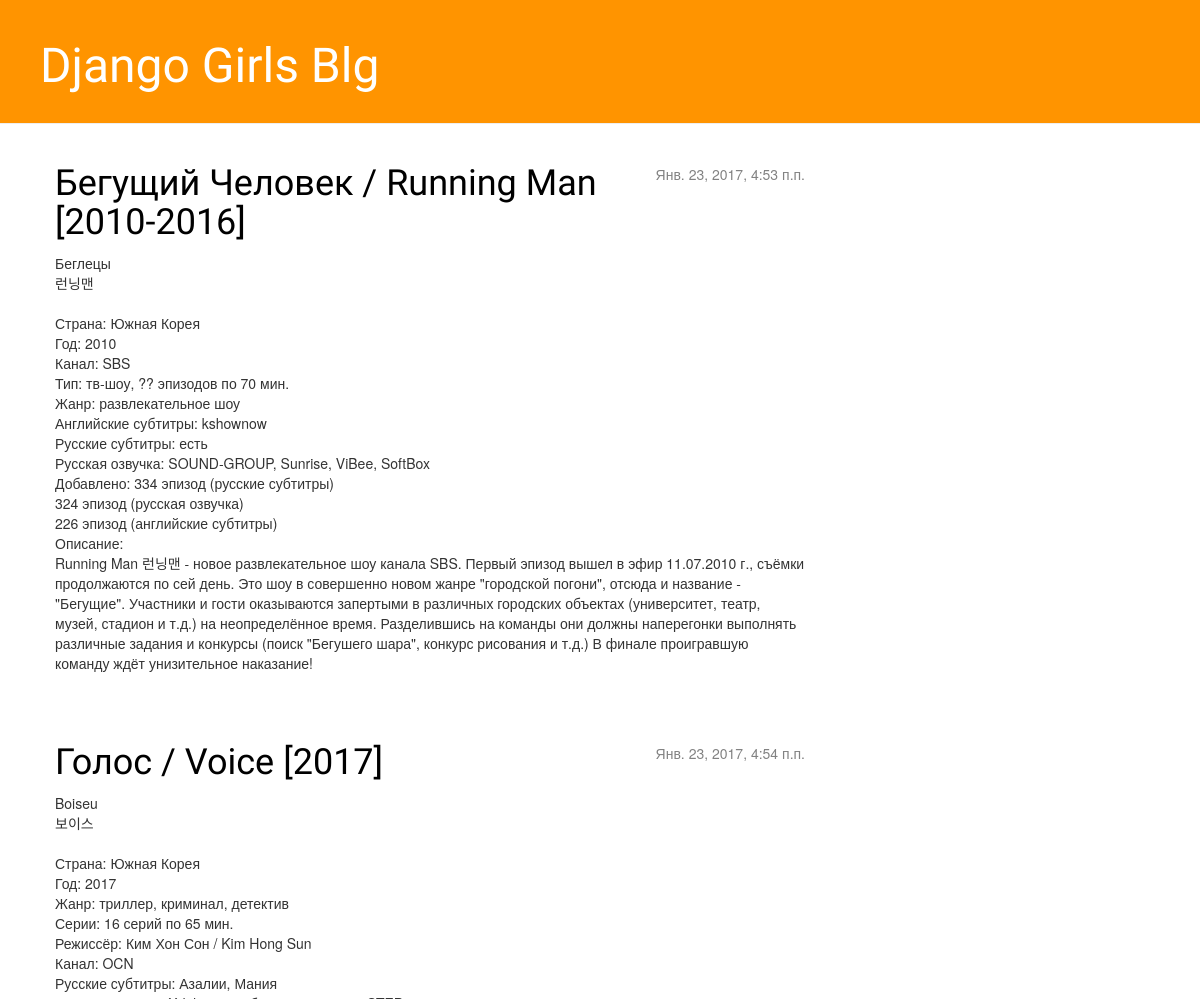
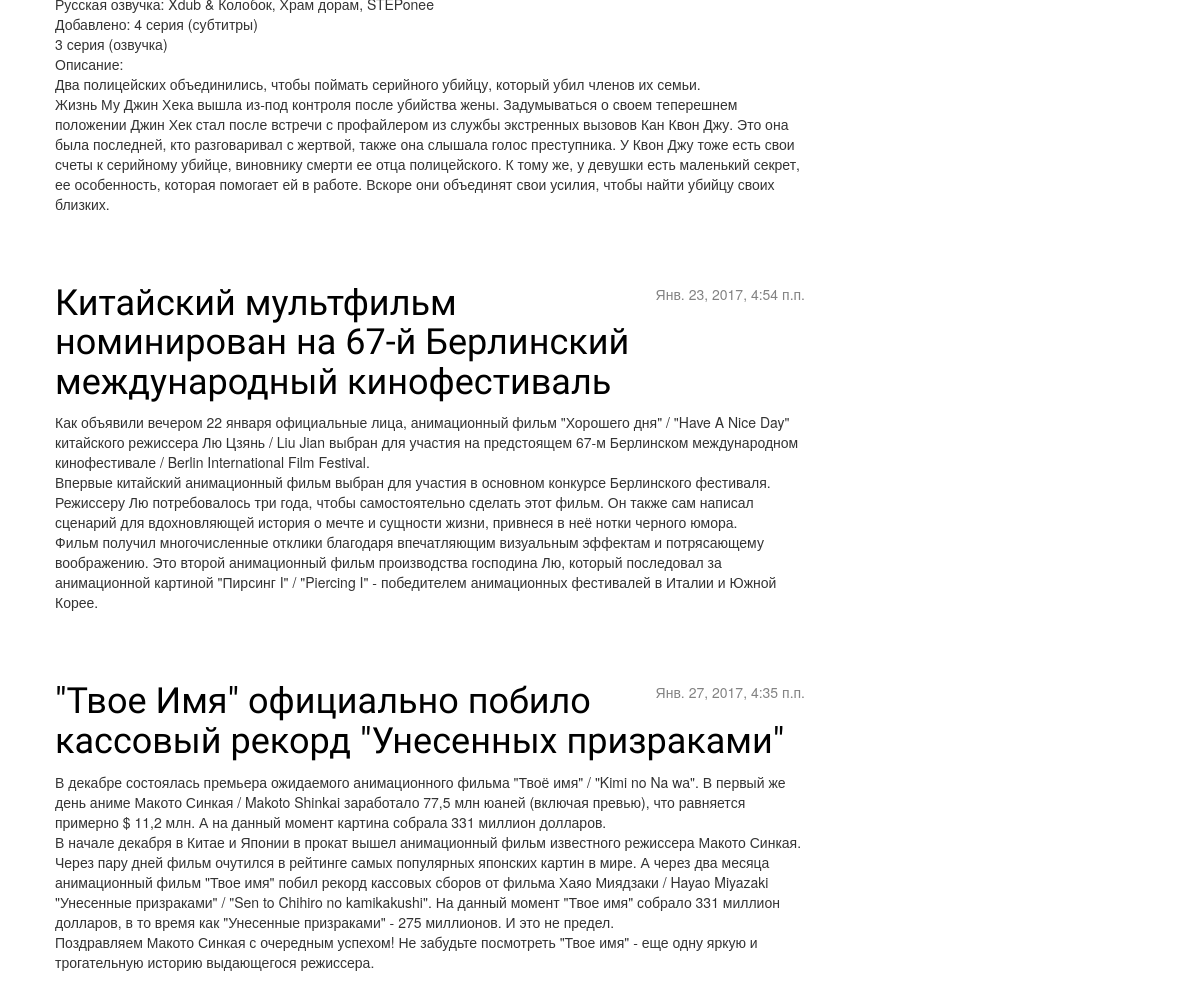
Before: / with the older database file (2 pictures, top to bottom).
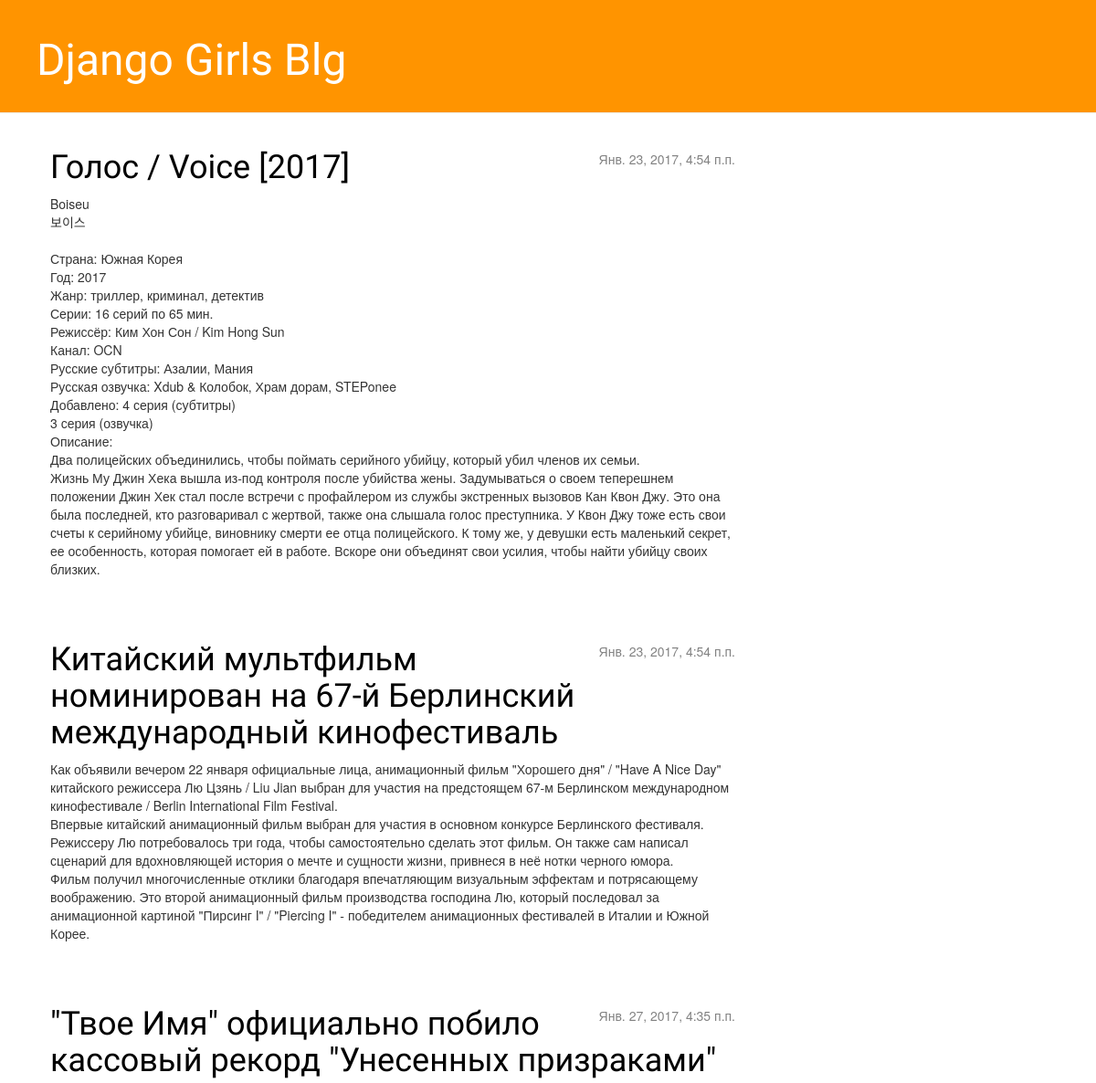
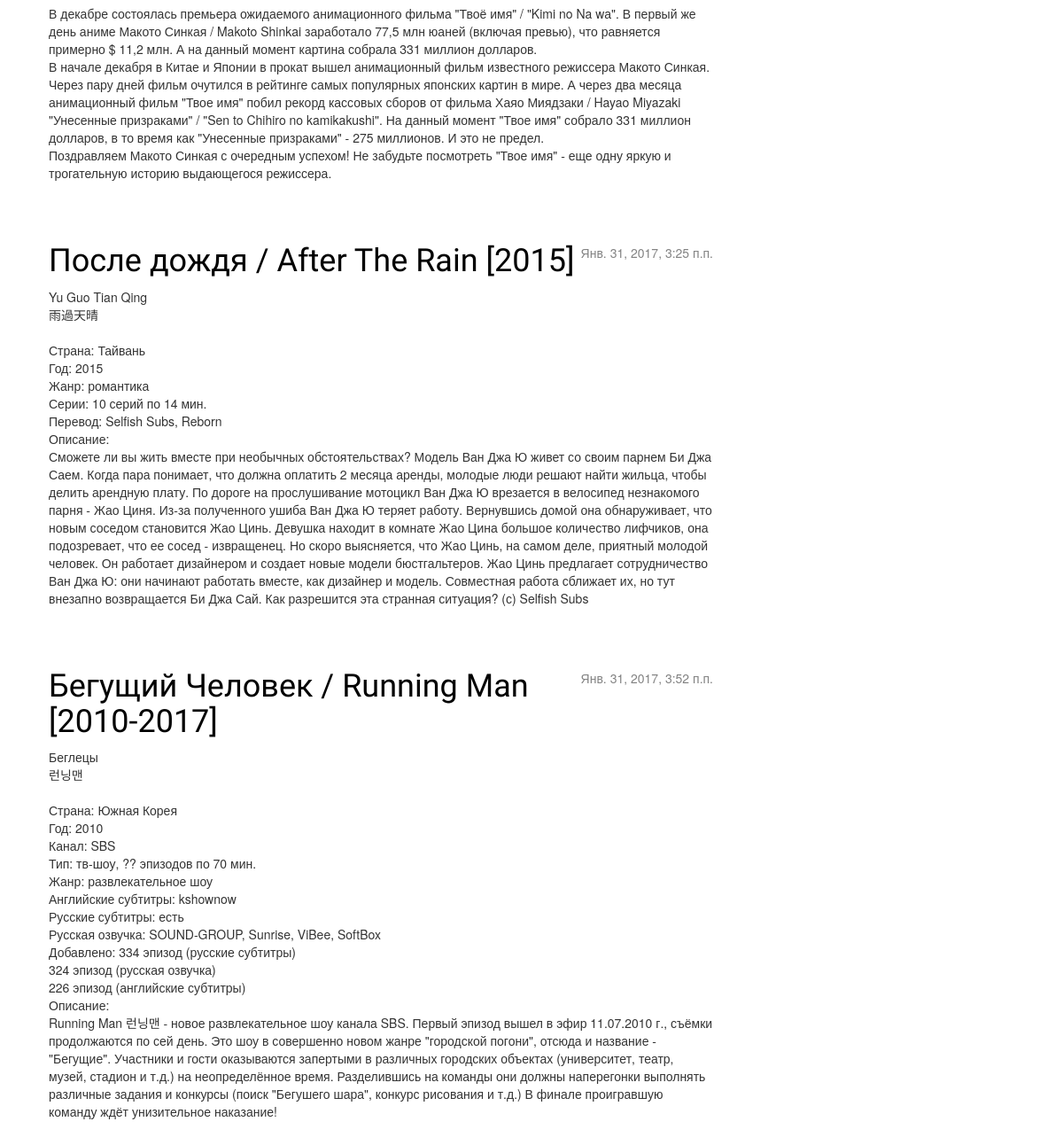
After: the same page with the newer database file (2 pictures, top to bottom).
### blog/models.py (models this page shows, shortened)
class Post(models.Model):
    author = models.ForeignKey('auth.user')
    title = models.CharField(max_length=200)
    text = models.TextField()
    create_date = models.DateTimeField(default=now())
    published_date = models.DateTimeField(blank=True, null=True)

### blog/views.py (the view)
# urls.py: url(r'^$', views.post_list, name='post_list'),
def post_list(request):
    attrib = {'posts': Post.objects.filter(published_date__lte=timezone.now()).order_by('published_date')}
    return render(request, 'blog/post_list.html', attrib)

### blog/templates/blog/post_list.html
{% extends 'blog/base.html' %}
{% block content %}
  {% for post in posts %}
    <div class="post">
      <div class="date">
        <p>{{post.published_date }}</p>
      </div>
      <h1><a href="{% url 'post_detail' pk=post.pk %}">{{ post.title }}</a> </h1>
      <p>{{ post.text|linebreaksbr }}</p>
    </div>
  {% endfor %}
{% endblock content %}

### blog/templates/blog/base.html (shortened to what this page needs)
{% load staticfiles %}
<html>
<head>
    <link rel="stylesheet" href="//maxcdn.bootstrapcdn.com/bootstrap/3.2.0/css/bootstrap.min.css">
    <link rel="stylesheet" href="//maxcdn.bootstrapcdn.com/bootstrap/3.2.0/css/bootstrap-theme.min.css">
    <link rel="stylesheet" href="{% static 'css/blog.css' %}">
</head>
<body>
    <div class="page-header">
        <h1><a href="/">Django Girls Blg</a></h1>
    </div>
    <div class="content container">
      <div class="row">
        <div class="col-md-8">
          {% block content %}
          {% endblock %}
        </div>
      </div>
    </div>
</body>
</html>

### blog/static/css/blog.css (style rules this page uses)
.page-header { background-color: #ff9400; margin-top: 0; padding: 20px 20px 20px 40px; }
.page-header h1, .page-header h1 a, .page-header h1 a:visited, .page-header h1 a:active { color: #ffffff; font-size: 36pt; text-decoration: none; }
.content { margin-left: 40px; }
h1, h2, h3, h4 { font-family: 'Ruslan Display', cursive; }
.date { float: right; color: #828282; }
.post { margin-bottom: 70px; }
.post h1 a, .post h1 a:visited { color: #000000; }

Changed rows visible on the page:
added Post: published_date "Янв. 31, 2017, 3:25 п.п.", title "После дождя / After The Rain [2015]", text "Yu Guo Tian Qing 雨過天晴 Страна: Тайвань Год: 2015 Жанр: романтика Серии: 10 серий по 14 мин. Перевод: Selfish Subs, Reborn Описание: Сможете ли вы жить вместе при необычных обстоятельствах? Модель Ван Джа Ю живет со своим парнем Би Джа Саем. Когда пара понимает, что должна оплатить 2 месяца аренды, молодые люди решают найти жильца, чтобы делить арендную плату. По дороге на прослушивание мотоцикл Ван Джа Ю врезается в велосипед незнакомого парня - Жао Циня. Из-за полученного ушиба Ван Джа Ю теряет работу. Вернувшись домой она обнаруживает, что новым соседом становится Жао Цинь. Девушка находит в комнате Жао Цина большое количество лифчиков, она подозревает, что ее сосед - извращенец. Но скоро…"
changed Post: published_date "Янв. 23, 2017, 4:53 п.п." → "Янв. 31, 2017, 3:52 п.п."; title "Бегущий Человек / Running Man [2010-2016]" → "Бегущий Человек / Running Man [2010-2017]"; moves down the list
